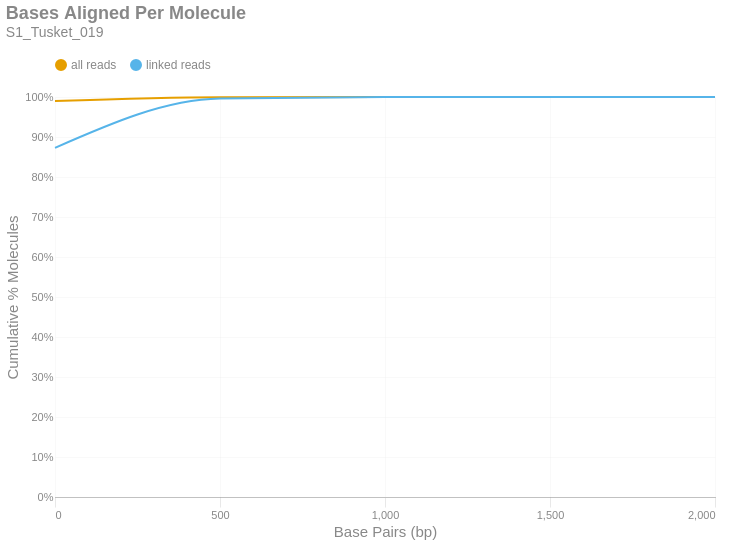

Notebook code cell kept with this figure:
### Markdown cell above
### Bases Aligned Per Molecule
This is a cumulative frequency distribution showing the number of base pairs aligned per unique molecule. These data are shown in 500 bp bins. There are two distributions: one with `all reads` (yellow) and another with only `linked reads` (blue). The percent of molecules in the `linked reads` distribution is relative to the total number of linked molecules.

### Code cell
if SKIPLR:
    print_html(f"Skipped")
else:
    binned_df = consolidated_hist(valids['aligned_bp'], mask, 500, True)
    with SafeRender(binned_df):
        (
            density_plot(binned_df, 'Bases Aligned Per Molecule', samplename, 'basesper')
            .encode(
                x=alt.X('bin:Q', title="Base Pairs (bp)").axis(tickMinStep=500).scale(padding=0),
                y=alt.Y('value:Q', title='Cumulative % Molecules')
                    .axis(format='%')
                    .scale(domain = [0,1])
                    .stack(False),
                color=alt.Color("key:N").scale(domain = ["all reads", "linked reads"]),
                tooltip = [
                    alt.Tooltip("key:N", title = "Data Type"),
                    alt.Tooltip("range_label:N", title="Bases Aligned Per Molecule"),
                    alt.Tooltip("value:Q", format = ".2%", title="% Molecules (Cum.)")
                ]
            )
        ).display()

### Figure 1 — Vega-Lite specification as saved in the notebook (floating-point values rounded to 4 significant figures)
{"width": "container", "height": 400, "config": {"title": {"anchor": "start", "dy": -15, "fontSize": 18, "color": "#888888", "subtitleColor": "#888888", "subtitleFontSize": 14}, "arc": {"fill": "#0072B2"}, "axis": {"domainColor": "#888888", "domainWidth": 0.5, "gridWidth": 0.2, "grid": false, "titleFontWeight": 400, "titleFontSize": 15, "labelFontSize": 11, "labelColor": "#888888", "tickColor": "#888888", "tickWidth": 0.2, "titleColor": "#888888"}, "axisBand": {"grid": false}, "axisX": {"grid": true, "tickSize": 10, "domainCap": "round"}, "axisY": {"domain": false, "grid": true, "tickSize": 0, "domainCap": "round"}, "background": "transparent", "header": {"labelFontSize": 15, "labelColor": "#888888", "titleFontSize": 15, "titleFontWeight": 600, "titleColor": "#888888"}, "legend": {"labelFont": "sans-serif", "labelFontSize": 12, "labelColor": "#888888", "symbolSize": 100, "symbolType": "circle", "titleFontSize": 12, "titlePadding": 10, "titleColor": "#888888", "title": null, "orient": "top"}, "range": {"category": ["#E69F00", "#56B4E9", "#009E73", "#F0E442", "#0072B2", "#D55E00", "#CC79A7", "#000000"], "diverging": ["#cfe8f3", "#a2d4ec", "#73bfe2", "#46abdb", "#1696d2", "#12719e"]}, "area": {"fill": "#0072B2", "fillOpacity": 0.7, "line": true, "strokeOpacity": 0.7}, "line": {"color": "#0072B2", "stroke": "#0072B2", "strokeWidth": 2}, "trail": {"color": "#0072B2", "stroke": "#0072B2", "strokeWidth": 0, "size": 1}, "point": {"filled": true, "fillOpacity": 1.0, "size": 95}, "text": {"color": "#888888", "fontSize": 11, "align": "right", "fontWeight": 400, "size": 11}, "bar": {"fill": "#0072B2", "stroke": null}, "view": {"stroke": null, "continuousWidth": 660, "continuousHeight": 400}}, "data": {"name": "data-59e111b12221ea1e5c06a9a9b324033e"}, "mark": {"type": "line", "interpolate": "monotone", "point": {"opacity": 0, "size": 275}}, "encoding": {"color": {"field": "key", "scale": {"domain": ["all reads", "linked reads"]}, "type": "nominal"}, "tooltip": [{"field": "key", "title": "Data Type", "type": "nominal"}, {"field": "range_label", "title": "Bases Aligned Per Molecule", "type": "nominal"}, {"field": "value", "format": ".2%", "title": "% Molecules (Cum.)", "type": "quantitative"}], "x": {"axis": {"tickMinStep": 500}, "field": "bin", "scale": {"padding": 0}, "title": "Base Pairs (bp)", "type": "quantitative"}, "y": {"axis": {"format": "%"}, "field": "value", "scale": {"domain": [0, 1]}, "stack": false, "title": "Cumulative % Molecules", "type": "quantitative"}}, "params": [{"name": "param_c36ac31b6afebe62", "select": {"type": "point", "fields": ["key"]}, "bind": "legend"}], "title": {"text": "Bases Aligned Per Molecule", "subtitle": "S1_Tusket_019"}, "transform": [{"fold": ["all reads (cumsum)", "linked reads (cumsum)"]}, {"calculate": "replace(datum.key, ' (cumsum)', '')", "as": "key"}, {"filter": {"param": "param_c36ac31b6afebe62"}}], "usermeta": {"embedOptions": {"downloadFileName": "S1_Tusket_019.basesper"}}, "$schema": "https://vega.github.io/schema/vega-lite/v6.1.0.json", "datasets": {"data-59e111b12221ea1e5c06a9a9b324033e": [{"bin": "0.0", "interval": "0.0-500.0", "all reads": 0.99, "linked reads": 0.8728, "all reads (cumsum)": 0.99, "linked reads (cumsum)": 0.8728, "range_label": "0-499"}, {"bin": "500.0", "interval": "500.0-1000.0", "all reads": 0.00961, "linked reads": 0.1232, "all reads (cumsum)": 0.9997, "linked reads (cumsum)": 0.996, "range_label": "500-999"}, {"bin": "1000.0", "interval": "1000.0-1500.0", "all reads": 0.0003213, "linked reads": 0.00373, "all reads (cumsum)": 1.0, "linked reads (cumsum)": 0.9997, "range_label": "1000-1499"}, {"bin": "1500.0", "interval": "1500.0-2000.0", "all reads": 2.188e-05, "linked reads": 0.0002684, "all reads (cumsum)": 1.0, "linked reads (cumsum)": 1.0, "range_label": "1500-1999"}, {"bin": "2000.0", "interval": "2000.0-2500.0", "all reads": 4.051e-07, "linked reads": 5.592e-06, "all reads (cumsum)": 1.0, "linked reads (cumsum)": 1.0, "range_label": "2000-2499"}]}}
